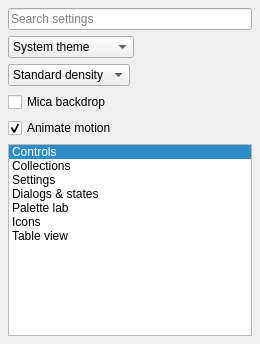
     <widget class="QWidget" name="navigationPanel">
      <property name="maximumSize"><size><width>260</width><height>16777215</height></size></property>
      <layout class="QVBoxLayout" name="navigationLayout">
       <property name="leftMargin"><number>8</number></property><property name="topMargin"><number>8</number></property><property name="rightMargin"><number>8</number></property><property name="bottomMargin"><number>8</number></property>
       <item><widget class="QLineEdit" name="searchSettings"><property name="placeholderText"><string>Search settings</string></property><property name="clearButtonEnabled"><bool>true</bool></property></widget></item>
       <item><widget class="QComboBox" name="themeCombo"><property name="sizePolicy"><sizepolicy hsizetype="Fixed" vsizetype="Fixed"><horstretch>0</horstretch><verstretch>0</verstretch></sizepolicy></property><property name="accessibleName"><string>Theme</string></property><property name="sizeAdjustPolicy"><enum>QComboBox::AdjustToContents</enum></property><property name="minimumContentsLength"><number>12</number></property><item><property name="text"><string>System theme</string></property></item><item><property name="text"><string>Light</string></property></item><item><property name="text"><string>Dark</string></property></item></widget></item>
       <item><widget class="QComboBox" name="densityCombo"><property name="sizePolicy"><sizepolicy hsizetype="Fixed" vsizetype="Fixed"><horstretch>0</horstretch><verstretch>0</verstretch></sizepolicy></property><property name="accessibleName"><string>Density</string></property><property name="sizeAdjustPolicy"><enum>QComboBox::AdjustToContents</enum></property><item><property name="text"><string>Standard density</string></property></item><item><property name="text"><string>Compact density</string></property></item></widget></item>
       <item><widget class="QCheckBox" name="micaToggle"><property name="text"><string>Mica backdrop</string></property><property name="checked"><bool>false</bool></property></widget></item>
       <item><widget class="QCheckBox" name="motionCheck"><property name="text"><string>Animate motion</string></property><property name="checked"><bool>true</bool></property></widget></item>
       <item><widget class="QListWidget" name="navigationList">
       <property name="winuiNavigationView" stdset="0"><bool>true</bool></property>
        <property name="currentRow"><number>0</number></property>
        <item><property name="text"><string>Controls</string></property></item>
        <item><property name="text"><string>Collections</string></property></item>
        <item><property name="text"><string>Settings</string></property></item>
        <item><property name="text"><string>Dialogs &amp; states</string></property></item>
        <item><property name="text"><string>Palette lab</string></property></item>
        <item><property name="text"><string>Icons</string></property></item>
        <item><property name="text"><string>Table view</string></property></item>
       </widget></item>
      </layout>
     </widget>
